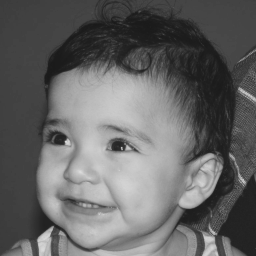
#> input picture troca-de-regioes/gabriel.png, 256 x 256 px
$ python main.py
#> lines starting #> are read from the running program, lines starting #| are printed output that depends on the picture
#> further down, image is the input picture: shape (256, 256); min 26, max 219, mean 100.9
import cv2
import numpy as np

def troca_regioes(image):

    img = image.copy()

    x = int(img.shape[0])
#> x = 256
    y = int(img.shape[1])
#> y = 256

    #print(x)
    #print(y)

    for i in range(0, int(x/2 - 1)):
        for j in range(0, int(y/2 - 1)):
            img[int(i + x/2), int(j + y/2)] = image[int(i), int(j)]
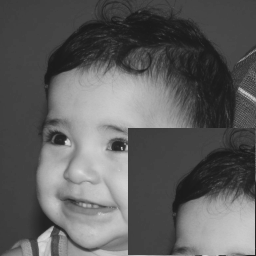
#> img: shape (256, 256); min 26, max 219, mean 93.8

    for i in range(int(x/2), x):
        for j in range(0, int(y/2 - 1)):
           img[int(i - x/2), int(j + y/2)] = image[int(i), int(j)]
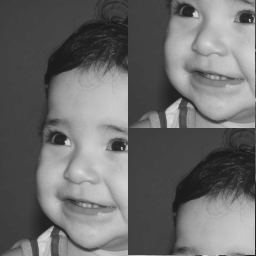
#> img: shape (256, 256); min 26, max 219, mean 107.3

    for i in range(0, int(x/2 - 1)):
        for j in range(int(y/2), y):
            img[int(i + x/2), int(j - y/2)] = image[int(i), int(j)]
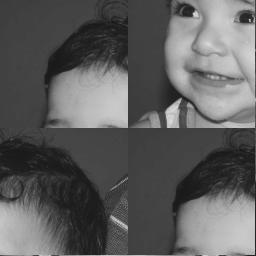
#> img: shape (256, 256); min 26, max 219, mean 93.7

    for i in range(int(x/2), x):
        for j in range(int(y/2), y):
           img[int(i - x/2), int(j - y/2)] = image[int(i), int(j)]
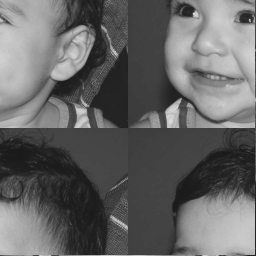
#> img: shape (256, 256); min 26, max 219, mean 100.7

    cv2.imshow('Original image', image)
    #cv2.waitKey()
    cv2.imshow('new Image', img)
    cv2.waitKey()

# inicio

image = cv2.imread('gabriel.png', 0)

troca_regioes(image)
